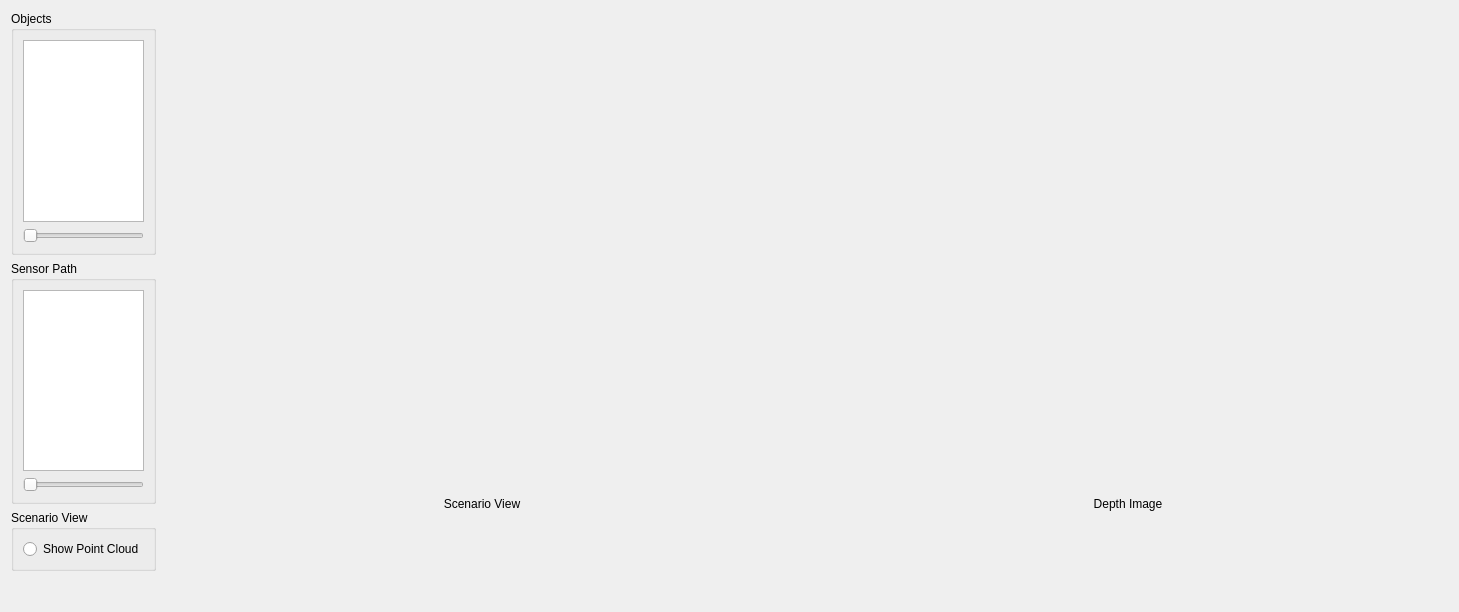
<?xml version="1.0" encoding="UTF-8"?>
<ui version="4.0">
 <class>MainWidget</class>
 <widget class="QWidget" name="MainWidget">
  <property name="geometry">
   <rect>
    <x>0</x>
    <y>0</y>
    <width>1444</width>
    <height>612</height>
   </rect>
  </property>
  <property name="windowTitle">
   <string>MABDI Simulation Gui</string>
  </property>
  <layout class="QHBoxLayout" name="horizontalLayout_2">
   <item>
    <layout class="QHBoxLayout" name="horizontalLayout">
     <property name="sizeConstraint">
      <enum>QLayout::SetMaximumSize</enum>
     </property>
     <item>
      <layout class="QVBoxLayout" name="verticalLayout_3">
       <item>
        <widget class="QGroupBox" name="groupBox_3">
         <property name="sizePolicy">
          <sizepolicy hsizetype="Expanding" vsizetype="Preferred">
           <horstretch>0</horstretch>
           <verstretch>0</verstretch>
          </sizepolicy>
         </property>
         <property name="title">
          <string>Objects</string>
         </property>
         <layout class="QVBoxLayout" name="verticalLayout_5">
          <item>
           <widget class="QListWidget" name="objectListWidget"/>
          </item>
          <item>
           <widget class="QSlider" name="horizontalSlider_3">
            <property name="sizePolicy">
             <sizepolicy hsizetype="Expanding" vsizetype="Fixed">
              <horstretch>0</horstretch>
              <verstretch>0</verstretch>
             </sizepolicy>
            </property>
            <property name="orientation">
             <enum>Qt::Horizontal</enum>
            </property>
           </widget>
          </item>
         </layout>
        </widget>
       </item>
       <item>
        <widget class="QGroupBox" name="groupBox">
         <property name="title">
          <string>Sensor Path</string>
         </property>
         <layout class="QVBoxLayout" name="verticalLayout_6">
          <item>
           <widget class="QListWidget" name="listWidget_2"/>
          </item>
          <item>
           <widget class="QSlider" name="horizontalSlider_2">
            <property name="sizePolicy">
             <sizepolicy hsizetype="Expanding" vsizetype="Fixed">
              <horstretch>0</horstretch>
              <verstretch>0</verstretch>
             </sizepolicy>
            </property>
            <property name="orientation">
             <enum>Qt::Horizontal</enum>
            </property>
           </widget>
          </item>
         </layout>
        </widget>
       </item>
       <item>
        <widget class="QGroupBox" name="groupBox_2">
         <property name="title">
          <string>Scenario View</string>
         </property>
         <layout class="QVBoxLayout" name="verticalLayout_7">
          <item>
           <widget class="QRadioButton" name="radioButton">
            <property name="text">
             <string>Show Point Cloud</string>
            </property>
           </widget>
          </item>
         </layout>
        </widget>
       </item>
       <item>
        <spacer name="verticalSpacer">
         <property name="orientation">
          <enum>Qt::Vertical</enum>
         </property>
         <property name="sizeHint" stdset="0">
          <size>
           <width>20</width>
           <height>40</height>
          </size>
         </property>
        </spacer>
       </item>
      </layout>
     </item>
     <item>
      <layout class="QVBoxLayout" name="verticalLayout_2">
       <item>
        <widget class="QVTKWidget" name="qvtkWidgetScenarioView">
         <property name="sizePolicy">
          <sizepolicy hsizetype="Fixed" vsizetype="Fixed">
           <horstretch>0</horstretch>
           <verstretch>0</verstretch>
          </sizepolicy>
         </property>
         <property name="minimumSize">
          <size>
           <width>640</width>
           <height>480</height>
          </size>
         </property>
         <property name="maximumSize">
          <size>
           <width>640</width>
           <height>480</height>
          </size>
         </property>
        </widget>
       </item>
       <item>
        <widget class="QLabel" name="label_2">
         <property name="text">
          <string>Scenario View</string>
         </property>
         <property name="alignment">
          <set>Qt::AlignHCenter|Qt::AlignTop</set>
         </property>
        </widget>
       </item>
      </layout>
     </item>
     <item>
      <layout class="QVBoxLayout" name="verticalLayout">
       <item>
        <widget class="QVTKWidget" name="qvtkWidgetDepthImage">
         <property name="sizePolicy">
          <sizepolicy hsizetype="Fixed" vsizetype="Fixed">
           <horstretch>0</horstretch>
           <verstretch>0</verstretch>
          </sizepolicy>
         </property>
         <property name="minimumSize">
          <size>
           <width>640</width>
           <height>480</height>
          </size>
         </property>
         <property name="maximumSize">
          <size>
           <width>640</width>
           <height>480</height>
          </size>
         </property>
        </widget>
       </item>
       <item>
        <widget class="QLabel" name="label">
         <property name="text">
          <string>Depth Image</string>
         </property>
         <property name="alignment">
          <set>Qt::AlignHCenter|Qt::AlignTop</set>
         </property>
        </widget>
       </item>
      </layout>
     </item>
    </layout>
   </item>
  </layout>
 </widget>
 <customwidgets>
  <customwidget>
   <class>QVTKWidget</class>
   <extends>QWidget</extends>
   <header>QVTKWidget.h</header>
  </customwidget>
 </customwidgets>
 <resources/>
 <connections/>
</ui>
